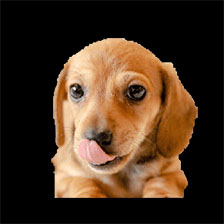
#> input picture not_my_dog.jpg, 224 x 224 px
$ jupyter execute change_my_dog.ipynb
#> lines starting #> are read from the running program, lines starting #| are printed output that depends on the picture
[cell 1]
from skimage import io as skio

[cell 2]
from scipy.optimize import least_squares

[cell 3]
import scipy.io
from glob import glob
from scipy import interpolate
from scipy.interpolate import interp2d
from skimage.draw import polygon
import numpy as np

import skimage as sk
import skimage.io as skio


from PIL import Image as im


import math


from tqdm import tqdm

import pickle


import matplotlib.pyplot as plt

### methods (from other files)

[cell 4]
def display_dictionary_of_images(dic, prefix = '', horiz = False, w = 6, h = 5, normalize_rgb = False):
    %matplotlib inline

    if horiz:

        fig = plt.figure(figsize=(w * len(dic), h))
        try:
            subplots = list(fig.subplots(1, len(dic)))
        except:
            subplots = [fig.subplots(1, len(dic))]
    else:
        fig = plt.figure(figsize=(w, h * len(dic)))
        try:
            subplots = list(fig.subplots(len(dic), 1))
        except:
            subplots = [fig.subplots(len(dic), 1)]

    keylist = list(dic.keys())

    for i in range(len(dic)):
        key = keylist[i]
        pixels = dic[key]

        #Display the image
        ax = subplots[i]
        ax.set_title(prefix + ' ' + key)
        if len(pixels.shape) == 2:
            # grayscale (scalars)
            ax.imshow(pixels,cmap='Greys_r')
        if len(pixels.shape) == 3:
            # rgb
            # gotta normalize the rgb ones too!
            if normalize_rgb:
                pixels = pixels - np.min(pixels)
                pixels = pixels / np.max(pixels)
            ax.imshow(pixels)

[cell 5]
def greyify(img):
    means = np.mean(img, axis = 2)
    means.reshape((224, 224, 1))
    return np.stack([means]*3, axis = 2)

[cell 6]
simplices=[
        [12, 16, 14],
    [12, 11, 16],
    [11,  9, 16],
    [16,  9, 15],
    [11,  1,  9],
    [ 1,  5,  9],
    [ 9,  5, 15],
    [ 1, 11,  8],
    [ 5,  1,  8],

        [ 4,  5,  8],
    [ 5,  4, 15],
    [ 7,  4,  8],
     [11,  2,  8],
    [ 2,  7,  8],
    [ 7,  2, 10],
    [10, 12, 14],


        [ 6, 14, 13],
    [15,  4, 13],
    [ 3,  6, 13],
    [ 4,  3, 13],
    [ 6, 10, 14],
    [ 7,  3,  4],
    [ 0, 10,  6],
    [ 0,  7, 10],
    [ 3,  0,  6],
    [ 7,  0,  3],

            [ 2, 11, 12],
    [10,  2, 12],

]

[cell 7]
def add_corners_2(ptset):
    corners = np.array([[0, 0, 223, 223], [0, 223, 0, 223]])
    return np.hstack([ptset, corners])

def add_corners_3(ptset):
    corners = np.array([[0, 0, 223, 223], [0, 223, 0, 223], [0, 0, 0, 0]])
    return np.hstack([ptset, corners])

[cell 8]
def angle_estimation_loss(arr, orig, target):

    # arr: alpha, beta, gamma, scale

    tmx, T = reconstruct_tmx(arr)
    rotated_2d = (tmx @ orig)[:2]

    translated = rotated_2d + T
    errors = (translated - target) ** 2
    errors = np.mean(errors, axis = 0)

    return errors

def reconstruct_tmx(arr):
    alpha, beta, gamma, scale, tx, ty = arr
    ca, cb, cg = math.cos(alpha), math.cos(beta), math.cos(gamma)
    sa, sb, sg = math.sin(alpha), math.sin(beta), math.sin(gamma)
    rotation = [[ca * cb, (ca*sb*sg) - (sa*cg), (ca*sb*cg) + (sa*sg)],
                [sa*cb, (sa*sb*sg) + (ca*cg), (sa*sb*cg) - (ca*sg)],
                [- sb, cb * sg, cb * cg]]

    rmx = np.array(rotation)
    rmx = rmx * scale

    T = np.array([[tx],[ty]])

    return rmx, T

[cell 9]
def calculate_one_triangle(simplex, pts_1, pts_2, src_img, dest_img):

    # get the triangle corners
    orig_points = pts_1[simplex]
    new_points = pts_2[simplex]

    # get the polygon index for source and dest
    old_poly = polygon(orig_points[:,1], orig_points[:,0])
    newpoly = polygon(new_points[:,1], new_points[:,0])


    # get the pixel values for the old image
    r_old = src_img[:,:,0][old_poly]
    g_old = src_img[:,:,1][old_poly]
    b_old = src_img[:,:,2][old_poly]

    # get the inverse warp matrix
    tmx = computeAffine(simplex, pts_1, pts_2)
    tmx_i = np.linalg.inv(tmx)

    # do the inverse warp
    dest_pixels_matrix = np.vstack((newpoly[1], newpoly[0], np.ones(len(newpoly[0]))))
    inverse_warp = (tmx_i @ dest_pixels_matrix)[:2]
    # interpolate
    try:
        r_new = interpolate.griddata((old_poly), r_old, (inverse_warp[1], inverse_warp[0]), method='nearest')
    except:
        r_new = np.zeros(len(newpoly[0]))
    try:
        g_new = interpolate.griddata((old_poly), g_old, (inverse_warp[1], inverse_warp[0]), method='nearest')
    except:
        g_new = np.zeros(len(newpoly[0]))
    try:
        b_new = interpolate.griddata((old_poly), b_old, (inverse_warp[1], inverse_warp[0]), method='nearest')
    except:
        b_new = np.zeros(len(newpoly[0]))

    triangle = np.vstack((r_new, g_new,b_new)).T
    triangle = np.clip(triangle, 0, 1)

    #apply pixels to dest image
    dest_img[newpoly[0],newpoly[1]] = triangle


def computeAffine(simplex, pts_1, pts_2):
    orig_points = pts_1[simplex]

    new_points = pts_2[simplex]

    b = new_points
    A = np.hstack([orig_points, np.ones(3).reshape((3,1))])

    x = np.linalg.solve(A, b)

    tmx = np.vstack([x.T, [0,0,1]])
    return tmx

"""
this is the same code as the previous section, just with some names changed
"""

def morph(im1, im2, im1_pts, im2_pts, simplices, warp_frac, dissolve_frac):

    assert im1.shape == im2.shape
    assert len(im1_pts) == len(im2_pts)

    target_points = (im1_pts * warp_frac) + (im2_pts * (1 - warp_frac))

    im1_warped = np.zeros(im1.shape, dtype = float)
    im2_warped = np.zeros(im1.shape, dtype = float)

    for idx, simplex in enumerate(simplices):
        calculate_one_triangle(simplex, im1_pts, target_points, im1, im1_warped)
        calculate_one_triangle(simplex, im2_pts, target_points, im2, im2_warped)

    combined = im1_warped*dissolve_frac + im2_warped*(1-dissolve_frac)
    return combined

### steps

[cell 10]
not_my_dog = skio.imread('not_my_dog.jpg').astype(float)/255

[cell 11]
my_dog_points = [

    [75, 89],
    [155, 89],
    [103, 153],
    [65, 48],
    [123, 19],
    [183, 46],
    [68, 84],
    [85, 92],
    [143, 91],
    [165, 87],
    [88, 149],
    [120, 149],
    [107, 169]]
my_dog_points = (np.array(my_dog_points).T)*0.78 + np.array([[15],[22]])
my_dog_points = add_corners_2(my_dog_points)
plt.figure(figsize = (8,8))
plt.imshow(not_my_dog)
plt.scatter(*my_dog_points)
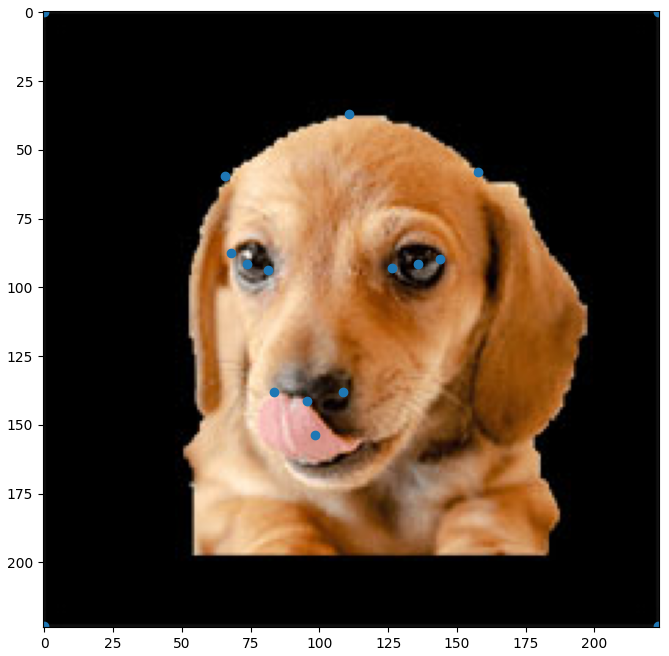
#> figure drawn by matplotlib, 1 panel

## Estimating the camera viewpoint of my doggorino

[cell 12]
not_my_dog = greyify(not_my_dog)

[cell 13]
with open('sfm_warp_data/3d_points.pickle', 'rb') as handle:
#> (reads sfm_warp_data/3d_points.pickle from the repository)
    points_meanaligned_3d = pickle.load(handle)

[cell 14]
average_beagle_3d = points_meanaligned_3d['016.beagle']

[cell 15]
optimum = scipy.optimize.least_squares(angle_estimation_loss,
                                       np.array([0,0,0,1, 0, 0]),
                                       bounds=([-1.57, -1.57, -1.57, 0.25, -224, -224], [1.57, 1.57, 1.57, 4, 224, 224]),
                                       ftol = None,
                                       args=[average_beagle_3d, my_dog_points[:,:13]])

[cell 16]
x = optimum.x

[cell 17]
M, T = reconstruct_tmx(x)

alpha, beta, gamma, scale, tx, ty = x

[cell 18]
x

(now i run this in THE CAMERA_ANGLES THING TO GET THE MEAN BEAGLE HAHAHAHAHA)

[cell 19]
avg_beag_my_angle = greyify(skio.imread('avg_my_angle.jpg').astype(float)/255)
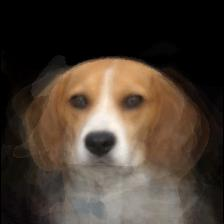
#> input picture avg_my_angle.jpg, 224 x 224 px
#> in greyify (call 2), `means = np.mean(img, axis = 2)`:
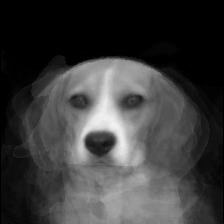
#> means: shape (224, 224) float64; min 0, max 0.956, mean 0.234
bc_my_angle = greyify(skio.imread('bc_my_angle.jpg').astype(float)/255)
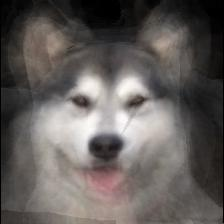
#> input picture bc_my_angle.jpg, 224 x 224 px

[cell 20]
mean_beag_points = np.array([[ 78.73665787, 134.63729151,  98.66707506,  70.81725375,
        111.60926102, 152.98989858,  70.99484282,  85.07996313,
        126.09116511, 142.17648083,  90.71008668, 105.64147476,
        100.73995678,   0.        ,   0.62899542, 222.36575011,
        223.        ],
       [100.594362  , 100.19219665, 145.2502091 ,  71.57652739,
         58.70429753,  70.97095535, 100.40835814, 103.18011896,
        102.94003263,  99.59805485, 145.14830304, 144.79483461,
        160.36233135,   0.        , 223.        ,   0.        ,
        223.        ]])

mean_malamute_points = np.array([[ 81.6017585 , 137.41219894, 105.54261924,  68.98820619,
        110.58177799, 153.43747501,  72.54974871,  87.96017914,
        128.90507542, 144.85226869,  95.92213173, 112.88097755,
        106.81419417,   0.        ,   0.62899542, 222.36575011,
        223.        ],
       [100.94662359, 100.52013288, 148.58361508,  52.93291958,
         45.10697333,  52.34763007,  99.68566094, 103.41281579,
        103.27140389,  99.07237396, 148.42166929, 148.29525272,
        164.89178216,   0.        , 223.        ,   0.        ,
        223.        ]])

[cell 21]
my_features_points = my_dog_points - mean_beag_points

[cell 22]
my_features_points

[cell 23]
me_morphed_to_beag = morph(not_my_dog, not_my_dog, my_dog_points.T, mean_beag_points.T, simplices, 0,1)
#> in morph, `target_points = (im1_pts * warp_frac) + (im2_pts * (1 - warp_frac))`: target_points = 17 rows, first 8: [78.74, 100.6], [134.6, 100.2], [98.67, 145.3], [70.82, 71.58], [111.6, 58.7], [153, 70.97], [70.99, 100.4], [85.08, 103.2]
#> the loop in morph, `for idx, simplex in enumerate(simplices):` made 28 passes
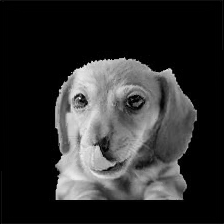
#> me_morphed_to_beag: shape (224, 224, 3) float64; min 0, max 0.986, mean 0.176

[cell 24]
display_dictionary_of_images({'me': not_my_dog, 'mean beagle': avg_beag_my_angle, 'me with mean shape': me_morphed_to_beag}, horiz = True)
#> in display_dictionary_of_images, `subplots = list(fig.subplots(1, len(dic)))`: subplots = 3 items
#> in display_dictionary_of_images, `keylist = list(dic.keys())`: keylist = ['me', 'mean beagle', 'me with mean shape']
#> the loop in display_dictionary_of_images, `for i in range(len(dic)):` made 3 passes

[cell 25]
me_features_pixels = me_morphed_to_beag - avg_beag_my_angle
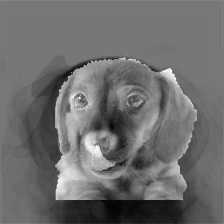
#> me_features_pixels: shape (224, 224, 3) float64; min -0.664, max 0.75, mean -0.0581; drawn with min black and max white

[cell 26]
me_features_pixels_adjusted = morph(me_features_pixels, me_features_pixels, mean_beag_points.T, mean_malamute_points.T, simplices, 0,1)
#> in morph (call 2), `target_points = (im1_pts * warp_frac) + (im2_pts * (1 - warp_frac))`: target_points = 17 rows, first 8: [81.6, 100.9], [137.4, 100.5], [105.5, 148.6], [68.99, 52.93], [110.6, 45.11], [153.4, 52.35], [72.55, 99.69], [87.96, 103.4]
#> the loop in morph (call 2), `for idx, simplex in enumerate(simplices):` made 28 passes
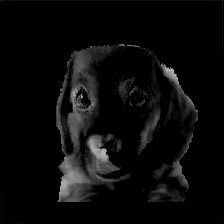
#> me_features_pixels_adjusted: shape (224, 224, 3) float64; min 0, max 0.75, mean 0.0425

[cell 27]
display_dictionary_of_images({'my_pixel_diff': me_features_pixels, 'same but if i were a malamute': me_features_pixels_adjusted}, horiz = True)
#> the loop in display_dictionary_of_images (call 2), `for i in range(len(dic)):` made 2 passes
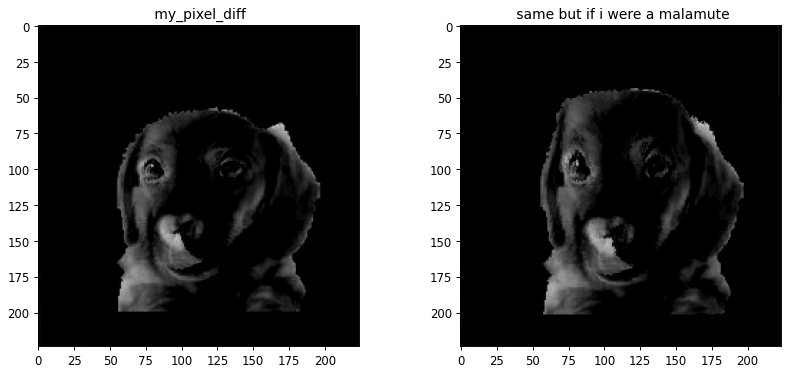
#> figure drawn by matplotlib, 2 panels

[cell 28]
malamute_with_my_pixels = (bc_my_angle + me_features_pixels_adjusted)
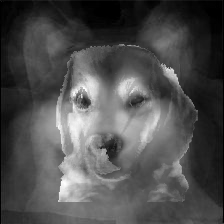
#> malamute_with_my_pixels: shape (224, 224, 3) float64; min 0, max 1.33, mean 0.412; drawn with min black and max white

[cell 29]
malamute_with_my_pixels = malamute_with_my_pixels + np.min(malamute_with_my_pixels)
malamute_with_my_pixels = malamute_with_my_pixels/np.max(malamute_with_my_pixels)

[cell 30]
malamute_with_my_pixels_and_shape = morph(
    malamute_with_my_pixels,
    malamute_with_my_pixels,
    mean_malamute_points.T,
    (mean_malamute_points + my_features_points).T,
    simplices,
    0, 1)
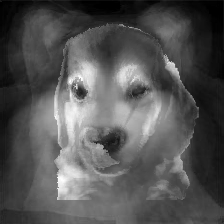
#> malamute_with_my_pixels_and_shape: shape (224, 224, 3) float64; min 0, max 1, mean 0.331

[cell 31]
display_dictionary_of_images({'malamute with my pixels': malamute_with_my_pixels})

[cell 32]
display_dictionary_of_images({'me as a beagle': not_my_dog, 'me as a malamute': malamute_with_my_pixels_and_shape}, horiz = True)
